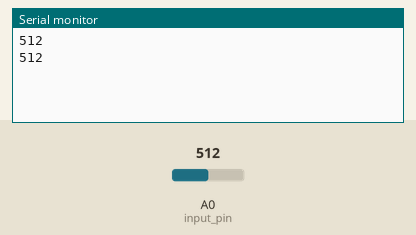
The sketch below on a simulated Arduino Uno, built with avr-gcc and run on an emulated ATmega328P. Parts: the last lines printed to the serial monitor. Inputs (shaded band) come from the test bench; at power-on: A0 (input_pin) = 512.

Above: at 2.8 s.
2.9 s: A0 (input_pin) set to 716
At 5.0 s:
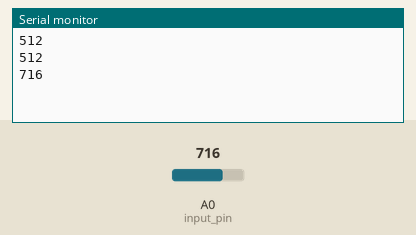
5.6 s: A0 (input_pin) set to 900
At 6.5 s:
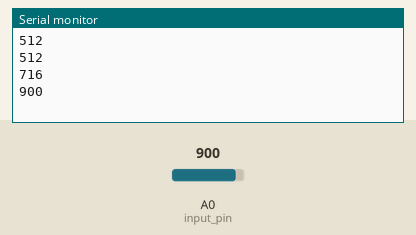
Timing chart, 0 to 8.6 s (numbered marks = the images above; inputs shaded):
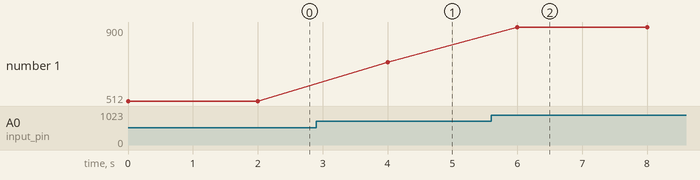

The sketch:

anlog_input.ino
```cpp
#define input_pin A0
void setup() {
  // put your setup code here, to run once:
  Serial.begin(9600);
  pinMode(input_pin,INPUT);


}

void loop() {
  // put your main code here, to run repeatedly:
  int input_value = analogRead(input_pin);
  Serial.println(input_value);
  delay(2000);

}
```

Measured:
- after the input at 2.9 s, the serial monitor: prints a new line after 1.1 s (image 1)
- after the input at 5.6 s, the serial monitor: prints a new line after 0.40 s (image 2)
- plotted number 1: 512 → 716 after the input at 2.9 s, 716 → 900 after the input at 5.6 s
